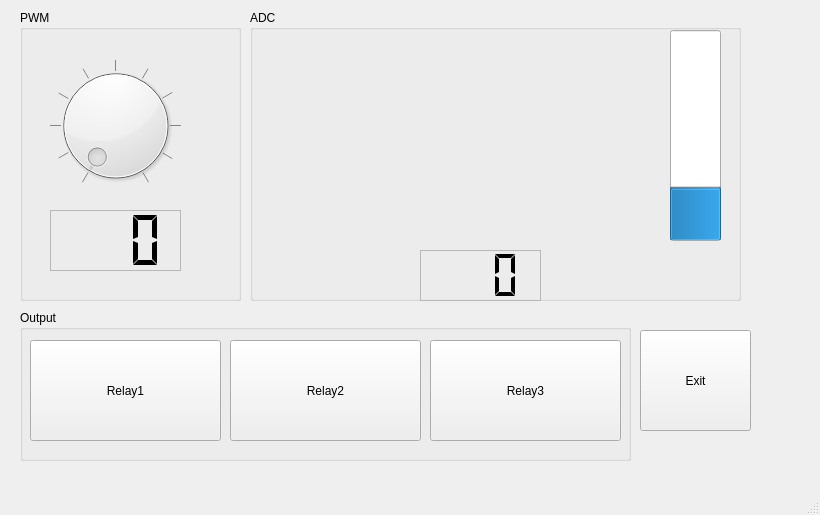
<?xml version="1.0" encoding="UTF-8"?>
<ui version="4.0">
 <class>MainWindow</class>
 <widget class="QMainWindow" name="MainWindow">
  <property name="geometry">
   <rect>
    <x>0</x>
    <y>0</y>
    <width>820</width>
    <height>515</height>
   </rect>
  </property>
  <property name="windowTitle">
   <string>MainWindow</string>
  </property>
  <widget class="QWidget" name="centralwidget">
   <widget class="QPushButton" name="button_exit">
    <property name="geometry">
     <rect>
      <x>640</x>
      <y>330</y>
      <width>111</width>
      <height>101</height>
     </rect>
    </property>
    <property name="text">
     <string>Exit</string>
    </property>
   </widget>
   <widget class="QGroupBox" name="groupBox">
    <property name="geometry">
     <rect>
      <x>20</x>
      <y>10</y>
      <width>221</width>
      <height>291</height>
     </rect>
    </property>
    <property name="title">
     <string>PWM</string>
    </property>
    <widget class="QLCDNumber" name="lcd_pwm">
     <property name="geometry">
      <rect>
       <x>30</x>
       <y>200</y>
       <width>131</width>
       <height>61</height>
      </rect>
     </property>
     <property name="frameShape">
      <enum>QFrame::StyledPanel</enum>
     </property>
     <property name="frameShadow">
      <enum>QFrame::Raised</enum>
     </property>
     <property name="lineWidth">
      <number>1</number>
     </property>
     <property name="midLineWidth">
      <number>1</number>
     </property>
     <property name="smallDecimalPoint">
      <bool>false</bool>
     </property>
     <property name="digitCount">
      <number>3</number>
     </property>
     <property name="segmentStyle">
      <enum>QLCDNumber::Flat</enum>
     </property>
    </widget>
    <widget class="QDial" name="dial_pwm">
     <property name="geometry">
      <rect>
       <x>30</x>
       <y>40</y>
       <width>131</width>
       <height>151</height>
      </rect>
     </property>
     <property name="maximum">
      <number>10</number>
     </property>
     <property name="singleStep">
      <number>1</number>
     </property>
     <property name="pageStep">
      <number>1</number>
     </property>
     <property name="sliderPosition">
      <number>0</number>
     </property>
     <property name="tracking">
      <bool>true</bool>
     </property>
     <property name="orientation">
      <enum>Qt::Horizontal</enum>
     </property>
     <property name="invertedAppearance">
      <bool>false</bool>
     </property>
     <property name="invertedControls">
      <bool>false</bool>
     </property>
     <property name="wrapping">
      <bool>false</bool>
     </property>
     <property name="notchTarget">
      <double>10.000000000000000</double>
     </property>
     <property name="notchesVisible">
      <bool>true</bool>
     </property>
    </widget>
   </widget>
   <widget class="QGroupBox" name="groupBox_2">
    <property name="geometry">
     <rect>
      <x>250</x>
      <y>10</y>
      <width>491</width>
      <height>291</height>
     </rect>
    </property>
    <property name="title">
     <string>ADC</string>
    </property>
    <widget class="PlotWidget" name="graphWidget" native="true">
     <property name="geometry">
      <rect>
       <x>30</x>
       <y>20</y>
       <width>381</width>
       <height>211</height>
      </rect>
     </property>
    </widget>
    <widget class="QProgressBar" name="progress_adc">
     <property name="geometry">
      <rect>
       <x>420</x>
       <y>20</y>
       <width>51</width>
       <height>211</height>
      </rect>
     </property>
     <property name="value">
      <number>24</number>
     </property>
     <property name="orientation">
      <enum>Qt::Vertical</enum>
     </property>
    </widget>
    <widget class="QLCDNumber" name="lcd_adc">
     <property name="geometry">
      <rect>
       <x>170</x>
       <y>240</y>
       <width>121</width>
       <height>51</height>
      </rect>
     </property>
     <property name="frameShape">
      <enum>QFrame::StyledPanel</enum>
     </property>
     <property name="frameShadow">
      <enum>QFrame::Raised</enum>
     </property>
     <property name="lineWidth">
      <number>1</number>
     </property>
     <property name="midLineWidth">
      <number>1</number>
     </property>
     <property name="smallDecimalPoint">
      <bool>false</bool>
     </property>
     <property name="digitCount">
      <number>3</number>
     </property>
     <property name="segmentStyle">
      <enum>QLCDNumber::Flat</enum>
     </property>
    </widget>
   </widget>
   <widget class="QGroupBox" name="groupBox_3">
    <property name="geometry">
     <rect>
      <x>20</x>
      <y>310</y>
      <width>611</width>
      <height>151</height>
     </rect>
    </property>
    <property name="title">
     <string>Output</string>
    </property>
    <widget class="QPushButton" name="button_relay3">
     <property name="geometry">
      <rect>
       <x>410</x>
       <y>30</y>
       <width>191</width>
       <height>101</height>
      </rect>
     </property>
     <property name="text">
      <string>Relay3</string>
     </property>
     <property name="checkable">
      <bool>true</bool>
     </property>
     <property name="checked">
      <bool>false</bool>
     </property>
     <property name="autoDefault">
      <bool>false</bool>
     </property>
     <property name="default">
      <bool>false</bool>
     </property>
     <property name="flat">
      <bool>false</bool>
     </property>
    </widget>
    <widget class="QPushButton" name="button_relay1">
     <property name="geometry">
      <rect>
       <x>10</x>
       <y>30</y>
       <width>191</width>
       <height>101</height>
      </rect>
     </property>
     <property name="text">
      <string>Relay1</string>
     </property>
     <property name="checkable">
      <bool>true</bool>
     </property>
     <property name="checked">
      <bool>false</bool>
     </property>
     <property name="autoDefault">
      <bool>false</bool>
     </property>
     <property name="default">
      <bool>false</bool>
     </property>
     <property name="flat">
      <bool>false</bool>
     </property>
    </widget>
    <widget class="QPushButton" name="button_relay2">
     <property name="geometry">
      <rect>
       <x>210</x>
       <y>30</y>
       <width>191</width>
       <height>101</height>
      </rect>
     </property>
     <property name="text">
      <string>Relay2</string>
     </property>
     <property name="checkable">
      <bool>true</bool>
     </property>
     <property name="checked">
      <bool>false</bool>
     </property>
     <property name="autoDefault">
      <bool>false</bool>
     </property>
     <property name="default">
      <bool>false</bool>
     </property>
     <property name="flat">
      <bool>false</bool>
     </property>
    </widget>
   </widget>
  </widget>
  <widget class="QMenuBar" name="menubar">
   <property name="geometry">
    <rect>
     <x>0</x>
     <y>0</y>
     <width>820</width>
     <height>21</height>
    </rect>
   </property>
  </widget>
  <widget class="QStatusBar" name="statusbar"/>
 </widget>
 <customwidgets>
  <customwidget>
   <class>PlotWidget</class>
   <extends>QWidget</extends>
   <header>pyqtgraph</header>
   <container>1</container>
  </customwidget>
 </customwidgets>
 <resources/>
 <connections/>
</ui>
